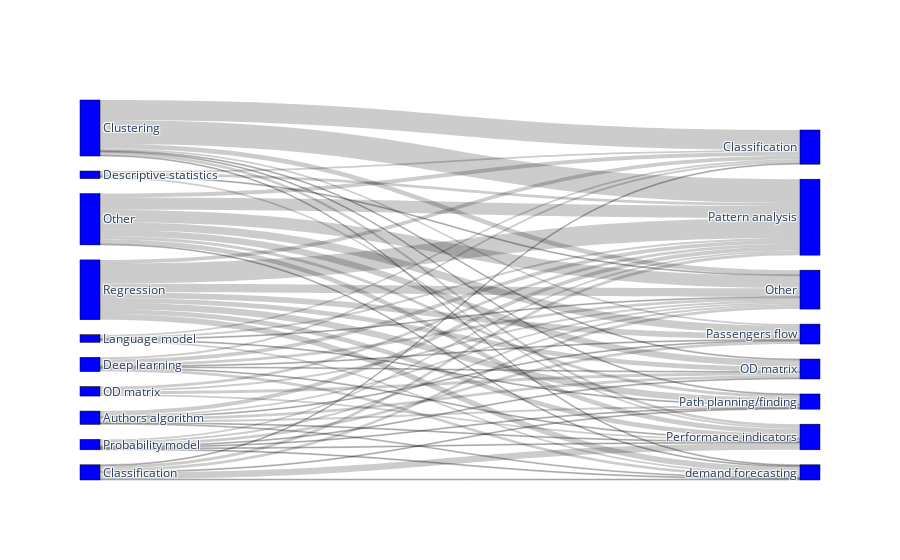

The notebook cell saved with this chart:
### Code cell
aggregated_table = (
    data[columns]
    .groupby(["Model", "Model type", "Analysis type"])[["ID"]]
    .nunique()
    .groupby(["Model type", "Analysis type"])[["ID"]]
    .sum()
    .sort_values(by="ID")
).reset_index()

label1 = sorted(list(sets_dict["Model type"]))
label1.append("Other")
label2 = sorted(set(data["Analysis type"].tolist()))

source = []
target = []
value = []


for row in aggregated_table.iterrows():
    source.append(label1.index(row[1]["Model type"]))
    target.append(label2.index(row[1]["Analysis type"]) + len(label1))
    value.append(row[1]["ID"])

fig = go.Figure(
    data=[
        go.Sankey(
            node=dict(
                pad=15,
                thickness=20,
                line=dict(color="black", width=0.5),
                label=label1 + label2,
                color="blue",
            ),
            link=dict(
                source=source,  # indices correspond to labels, eg A1, A2, A1, B1, ...
                target=target,
                value=value,
            ),
        )
    ]
)

#fig.update_layout(title_text="Basic Sankey Diagram")
fig.write_image("img/models_sankey.pdf")
fig.show()

### Figure 1 — Plotly figure (JSON) as saved in the notebook; plotly's stock layout.template omitted (floating-point values rounded to 4 significant figures)
{"data": [{"link": {"source": [2, 3, 2, 2, 3, 5, 3, 5, 6, 6, 7, 6, 5, 23, 18, 18, 23, 32, 23, 23, 7, 23, 23, 18, 18, 7, 5, 20, 18, 6, 2, 2, 20, 32, 3, 3, 5, 23, 6, 7, 6, 2, 20, 20, 2, 6, 25, 32, 32, 25, 25, 5, 25, 25, 3, 25, 32, 32, 25, 32, 32, 5, 25, 5], "target": [36, 33, 40, 39, 40, 34, 37, 37, 36, 34, 35, 39, 40, 34, 37, 35, 40, 40, 39, 37, 39, 35, 38, 40, 33, 33, 36, 39, 38, 33, 37, 35, 35, 37, 38, 35, 39, 36, 40, 38, 35, 34, 38, 34, 38, 38, 33, 33, 39, 34, 39, 35, 40, 36, 39, 37, 34, 36, 35, 35, 38, 33, 38, 38], "value": [1, 1, 1, 1, 1, 1, 1, 1, 1, 1, 1, 1, 1, 1, 1, 1, 1, 1, 1, 1, 2, 2, 2, 2, 2, 2, 2, 2, 2, 2, 2, 2, 2, 3, 3, 3, 3, 3, 3, 3, 3, 3, 3, 3, 4, 4, 4, 4, 5, 5, 5, 5, 6, 6, 7, 7, 7, 8, 9, 13, 13, 21, 21, 25]}, "node": {"color": "blue", "label": ["Algebraic model", "Anomaly detection", "Authors algorithm", "Classification", "Classifictaion", "Clustering", "Deep learning", "Descriptive statistics", "Dimensionality reduction", "Economical model", "Error correction model", "Feature selection", "Forecasting", "Game theory", "Genetic algorithm", "Genetic algorithms", "Graph model", "Gravity-based model", "Language model", "Neural networks", "OD matrix", "Optimization", "Panel analysis", "Probability model", "Ranking algorithm", "Regression", "Stochastic mode", "Stochastic model", "Time series analysis", "Trip chaining model", "Trip destinaton model", "Trip-chaining model", "Other", "Classification", "OD matrix", "Other", "Passengers flow", "Path planning/finding", "Pattern analysis", "Performance indicators", "demand forecasting"], "line": {"color": "black", "width": 0.5}, "pad": 15, "thickness": 20}, "type": "sankey"}], "layout": {}}
